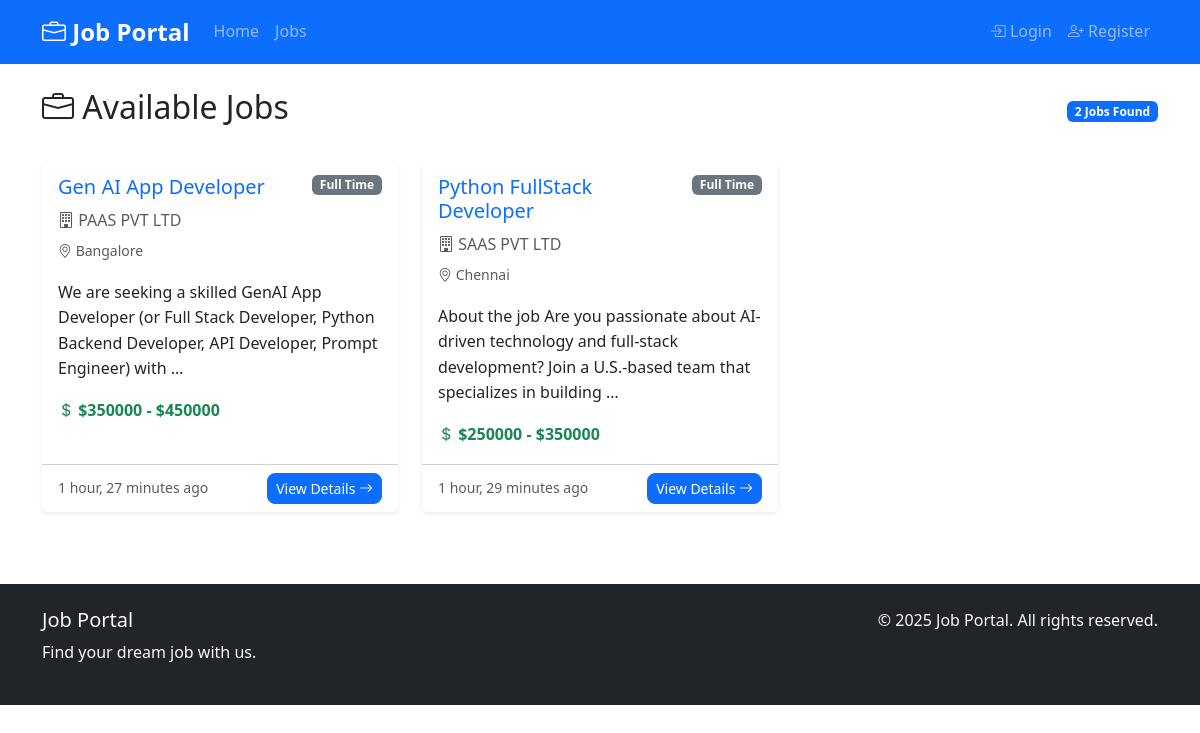
Screenshot of /jobs/ with the database file from the repository.
### jobs/models.py (models this page shows, shortened)
class Job(models.Model):
    EMPLOYMENT_TYPE_CHOICES = [
        ('full_time', 'Full Time'),
        ('part_time', 'Part Time'),
        ('contract', 'Contract'),
        ('internship', 'Internship'),
    ]
    title = models.CharField(max_length=200)
    company = models.CharField(max_length=200)
    description = models.TextField()
    requirements = models.TextField()
    location = models.CharField(max_length=200)
    employment_type = models.CharField(max_length=20, choices=EMPLOYMENT_TYPE_CHOICES, default='full_time')
    salary_min = models.DecimalField(max_digits=10, decimal_places=2, blank=True, null=True)
    salary_max = models.DecimalField(max_digits=10, decimal_places=2, blank=True, null=True)
    is_active = models.BooleanField(default=True)
    created_at = models.DateTimeField(auto_now_add=True)
    updated_at = models.DateTimeField(auto_now=True)
    class Meta:
        ordering = ['-created_at']

### jobs/views.py (the view)
# urls.py: path('', views.JobListView.as_view(), name='job_list'),
class JobListView(ListView):
    model = Job
    template_name = 'jobs/job_list.html'
    context_object_name = 'jobs'
    paginate_by = 10
    def get_queryset(self):
        return Job.objects.filter(is_active=True)

### jobs/templates/jobs/job_list.html (shortened to what this page needs)
{% extends 'base.html' %}
{% block content %}
<div class="container my-4">
    <div class="row">
        <div class="col-12">
            <div class="d-flex justify-content-between align-items-center mb-4">
                <h2><i class="bi bi-briefcase"></i> Available Jobs</h2>
                <span class="badge bg-primary">{{ jobs|length }} Jobs Found</span>
            </div>
            {% if jobs %}
                <div class="row">
                    {% for job in jobs %}
                        <div class="col-lg-6 col-xl-4 mb-4">
                            <div class="card h-100 shadow-sm border-0">
                                <div class="card-body">
                                    <div class="d-flex justify-content-between align-items-start mb-2">
                                        <h5 class="card-title text-primary">{{ job.title }}</h5>
                                        <span class="badge bg-secondary">{{ job.get_employment_type_display }}</span>
                                    </div>
                                    <h6 class="card-subtitle mb-2 text-muted">
                                        <i class="bi bi-building"></i> {{ job.company }}
                                    </h6>
                                    <p class="card-text">
                                        <small class="text-muted">
                                            <i class="bi bi-geo-alt"></i> {{ job.location }}
                                        </small>
                                    </p>
                                    <p class="card-text">{{ job.description|truncatewords:20 }}</p>
                                    {% if job.salary_min and job.salary_max %}
                                        <p class="card-text">
                                            <strong class="text-success">
                                                <i class="bi bi-currency-dollar"></i>
                                                ${{ job.salary_min|floatformat:0 }} - ${{ job.salary_max|floatformat:0 }}
                                            </strong>
                                        </p>
                                    {% endif %}
                                </div>
                                <div class="card-footer bg-transparent">
                                    <div class="d-flex justify-content-between align-items-center">
                                        <small class="text-muted">{{ job.created_at|timesince }} ago</small>
                                        <a href="{% url 'jobs:job_detail' job.pk %}" class="btn btn-primary btn-sm">
                                            View Details <i class="bi bi-arrow-right"></i>
                                        </a>
                                    </div>
                                </div>
                            </div>
                        </div>
                    {% endfor %}
                </div>
            {% else %}
                <div class="text-center py-5">
                    <i class="bi bi-briefcase display-1 text-muted"></i>
                    <h3 class="text-muted mt-3">No jobs available</h3>
                    <p>Check back later for new opportunities!</p>
                </div>
            {% endif %}
        </div>
    </div>
</div>
{% endblock %}

### templates/base.html (shortened to what this page needs)
<!DOCTYPE html>
<html lang="en">
<head>
    <link href="https://cdn.jsdelivr.net/npm/bootstrap@5.3.0/dist/css/bootstrap.min.css" rel="stylesheet">
    <link href="https://cdn.jsdelivr.net/npm/bootstrap-icons@1.10.0/font/bootstrap-icons.css" rel="stylesheet">
    {% load static %}
    <link rel="stylesheet" href="{% static 'css/style.css' %}">
</head>
<body>
    <nav class="navbar navbar-expand-lg navbar-dark bg-primary">
        <div class="container">
            <a class="navbar-brand" href="{% url 'home' %}">
                <i class="bi bi-briefcase"></i> Job Portal
            </a>
            <div class="collapse navbar-collapse" id="navbarNav">
                <ul class="navbar-nav me-auto">
                    <li class="nav-item">
                        <a class="nav-link" href="{% url 'home' %}">Home</a>
                    </li>
                    <li class="nav-item">
                        <a class="nav-link" href="{% url 'jobs:job_list' %}">Jobs</a>
                    </li>
                </ul>
                <ul class="navbar-nav">
                    {% if user.is_authenticated %}
                        <li class="nav-item dropdown">
                            <a class="nav-link dropdown-toggle" href="#" role="button" data-bs-toggle="dropdown">
                                <i class="bi bi-person-circle"></i> {{ user.username }}
                            </a>
                            <ul class="dropdown-menu">
                                <li><a class="dropdown-item" href="{% url 'jobs:applied_jobs' %}">
                                    <i class="bi bi-file-earmark-text"></i> My Applications
                                </a></li>
                                <li><hr class="dropdown-divider"></li>
                                <li><a class="dropdown-item" href="{% url 'accounts:logout' %}">
                                    <i class="bi bi-box-arrow-right"></i> Logout
                                </a></li>
                            </ul>
                        </li>
                    {% else %}
                        <li class="nav-item">
                            <a class="nav-link" href="{% url 'accounts:login' %}">
                                <i class="bi bi-box-arrow-in-right"></i> Login
                            </a>
                        </li>
                        <li class="nav-item">
                            <a class="nav-link" href="{% url 'accounts:register' %}">
                                <i class="bi bi-person-plus"></i> Register
                            </a>
                        </li>
                    {% endif %}
                </ul>
            </div>
        </div>
    </nav>
    <main class="container-fluid">
        {% block content %}
        {% endblock %}
    </main>
    <footer class="bg-dark text-light py-4 mt-5">
        <div class="container">
            <div class="row">
                <div class="col-md-6">
                    <h5>Job Portal</h5>
                    <p>Find your dream job with us.</p>
                </div>
                <div class="col-md-6 text-md-end">
                    <p>&copy; {% now "Y" %} Job Portal. All rights reserved.</p>
                </div>
            </div>
        </div>
    </footer>
</body>
</html>

### static/css/style.css (style rules this page uses)
body { font-family: 'Segoe UI', Tahoma, Geneva, Verdana, sans-serif; line-height: 1.6; }
.navbar-brand { font-weight: bold; font-size: 1.5rem; }
.card { transition: transform 0.2s ease-in-out; }
.badge { font-size: 0.75rem; }
.btn { border-radius: 0.5rem; }
footer { margin-top: auto; }

### rows the page displays
Job: title "Gen AI App Developer", employment_type "Full Time", company "PAAS PVT LTD", location "Bangalore", description "We are seeking a skilled GenAI App Developer (or Full Stack Developer, Python Backend Developer, API Developer, Prompt Engineer) with …", salary_min "350000", salary_max "450000", created_at "1 hour, 27 minutes"
Job: title "Python FullStack Developer", employment_type "Full Time", company "SAAS PVT LTD", location "Chennai", description "About the job Are you passionate about AI-driven technology and full-stack development? Join a U.S.-based team that specializes in building …", salary_min "250000", salary_max "350000", created_at "1 hour, 29 minutes"

### other values shown
{{ jobs|length }} "2"
